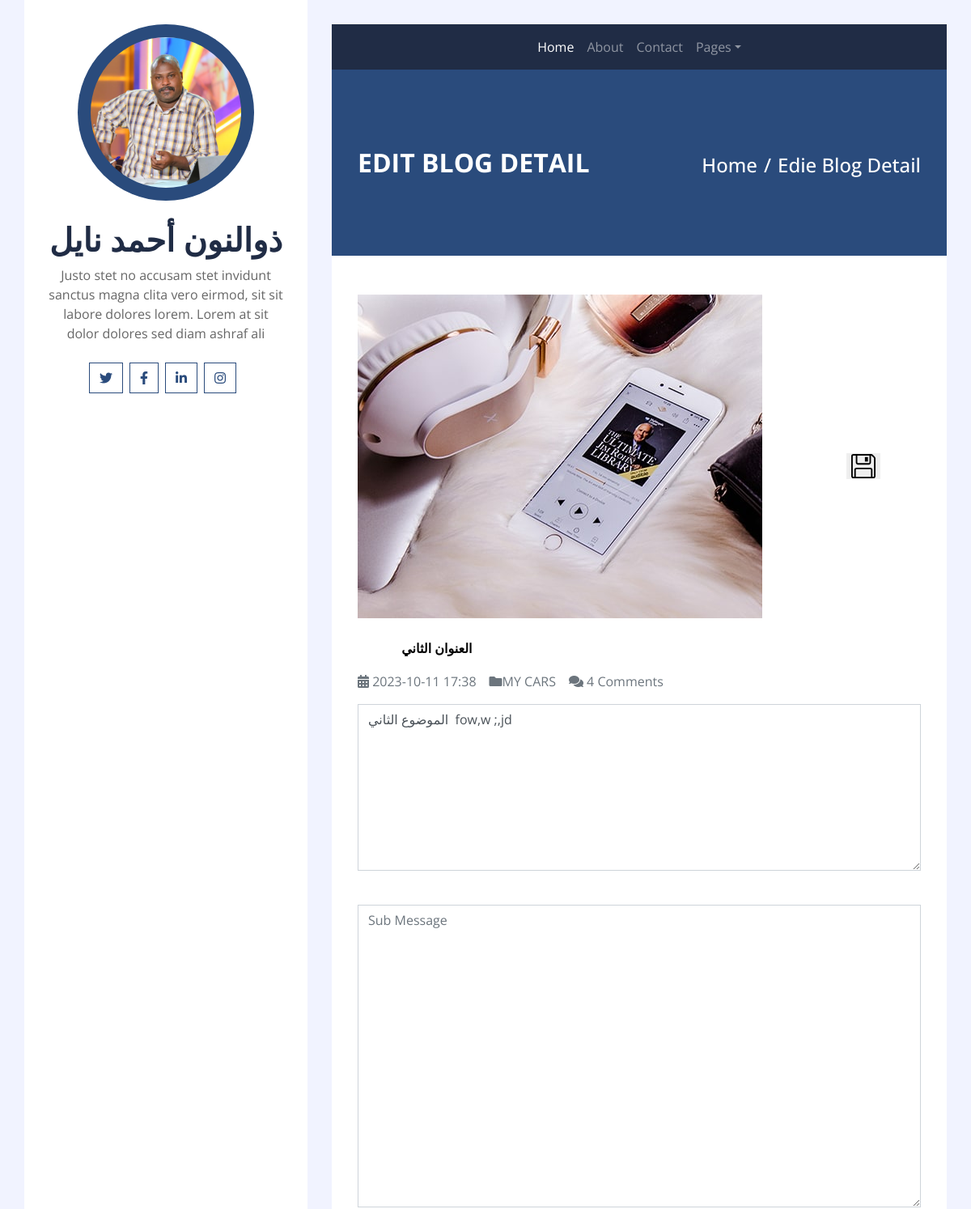
Page /edit.php?id=2 (upper part) on the earlier database version.
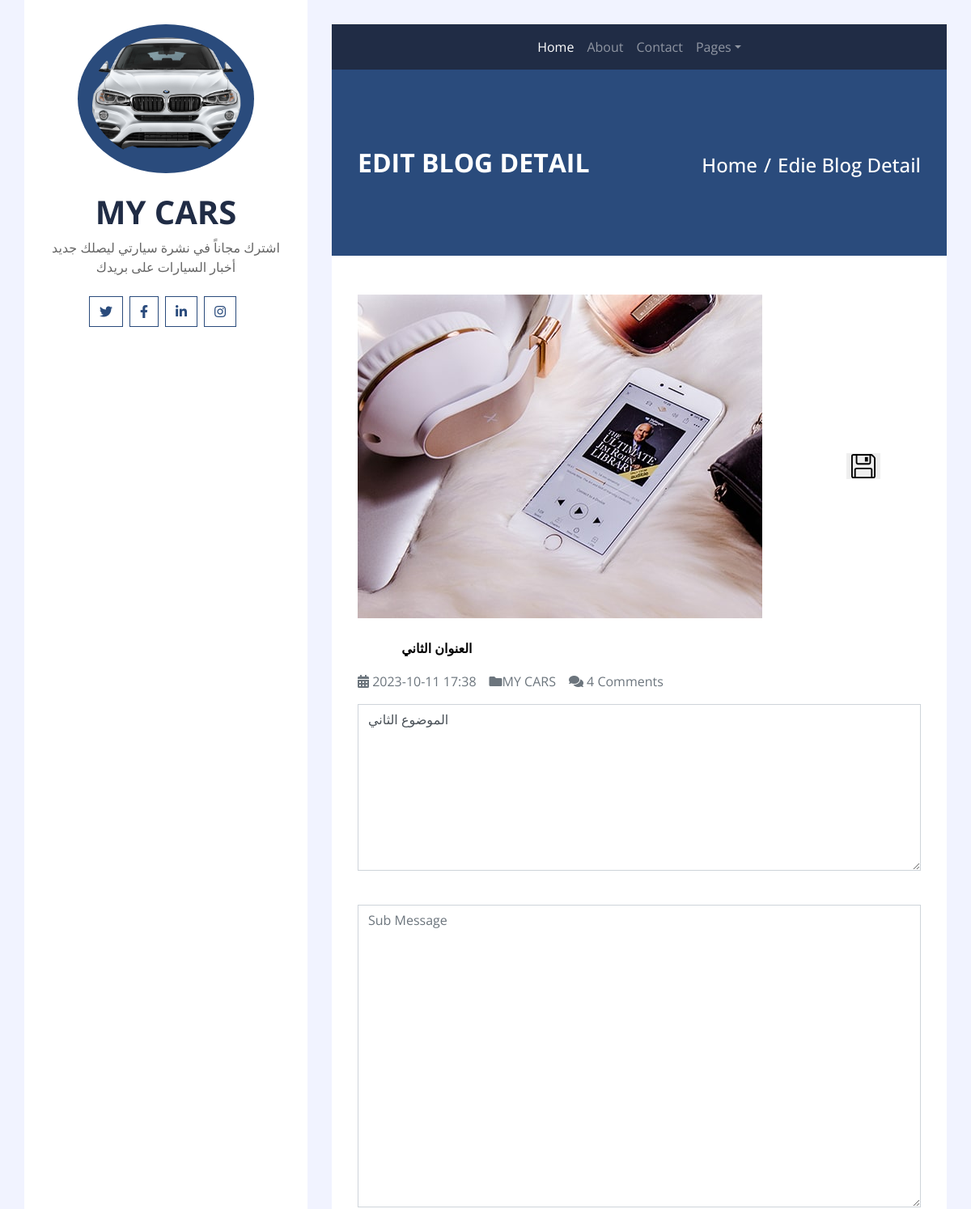
Same page on the later database version.
### tables this page shows
CREATE TABLE `user` (
  `id` int(11) NOT NULL,
  `userName` varchar(255) NOT NULL,
  `userImg` varchar(255) NOT NULL,
  `userBaio` varchar(255) NOT NULL,
  `twiiter` varchar(255) DEFAULT NULL,
  `facebook` varchar(255) DEFAULT NULL,
  `linkedin` varchar(255) DEFAULT NULL,
  `instgram` varchar(255) DEFAULT NULL,
  `address` varchar(255) DEFAULT NULL,
  `email` varchar(255) DEFAULT NULL,
  `phone` varchar(255) DEFAULT NULL,
  `password` varchar(255) DEFAULT NULL
);

CREATE TABLE `posts` (
  `postID` int(11) NOT NULL,
  `postImg` varchar(255) NOT NULL,
  `postCont` longtext NOT NULL,
  `subPostCont` longtext DEFAULT NULL,
  `postTitle` varchar(255) NOT NULL,
  `subTitle` varchar(255) DEFAULT NULL,
  `postTime` datetime NOT NULL DEFAULT current_timestamp()
);

### edit.php (the view, shortened to what the changed rows need)
<?php
include_once('header.php');
include_once('side.php');
include_once('nav.php');
$postID = $_GET['id'];
$sql = "SELECT * FROM `posts` where `posts`.`postID`= $postID";
$res = mysqli_query($conn, $sql);
if ($res->num_rows > 0) {
    while ($row = $res->fetch_assoc()) {
?>
        <div class="container py-5 px-2 bg-primary">
            <div class="row py-5 px-4">
                <div class="col-sm-6 text-center text-md-left">
                    <h2 class="mb-3 mb-md-0 text-white text-uppercase font-weight-bold">Edit Blog Detail</h2>
                </div>
                <div class="col-sm-6 text-center text-md-right">
                    <div class="d-inline-flex pt-2">
                        <h4 class="m-0 text-white"><a class="text-white" href="">Home</a></h4>
                        <h4 class="m-0 text-white px-2">/</h4>
                        <h4 class="m-0 text-white">Edie Blog Detail</h4>
                    </div>
                </div>
            </div>
        </div>
        <div class="container py-5 px-2 bg-white">
            <div class="row px-4">
                <div class="col-12">
                    <form action="" method="post">
                        <img class="img-fluid mb-4" src="img/<?php echo $row['postImg'] ?>" alt="Image">
                        <button name="edit" style="margin-left: 100px; border: none; "></button>
                        <input class="mb-3 font-weight-bold" name="subject" value="<?php echo $row['postTitle']; ?>"
                            style="border: none; text-align:center;"></input>
                        <div class="d-flex">
                            <p class="mr-3 text-muted"><i class="fa fa-calendar-alt"></i>
                                <?php
                                $str =  $row['postTime'];
                                $new_str = substr($str, 0, 16);
                                echo $new_str;
                                ?>
                            </p>
                            <p class="mr-3 text-muted"><i class="fa fa-folder"></i>MY CARS</p>
                            <?php
                            $sqlX = "SELECT COUNT(*) AS `x` FROM `comment` WHERE `comment`.`post_id` = $postID";
                            $resX = mysqli_query($conn, $sqlX);
                            if ($resX->num_rows > 0) {
                                while ($rowx = $resX->fetch_assoc()) {
                            ?>
                                    <p class="mr-3 text-muted"> <i class="fa fa-comments"></i> <?php echo $rowx['x']; ?> Comments</p>
                            <?php
                                }
                            }
                            ?>
                        </div>
                        <textarea class="form-control" rows="8" name="message" id="message" placeholder="Sub Message"
                            data-validation-required-message="Please enter your message"><?php echo $row['postCont']; ?></textarea>
                        <input class="mb-3 font-weight-bold" name="subTitle" style="border: none; text-align:center;"
                            value="<?php echo $row['subTitle']; ?>"></input>
                        <textarea class="form-control" rows="15" name="subPostCont" id="message" placeholder="Sub Message"
                            data-validation-required-message="Please enter your message"><?php echo $row['subPostCont']; ?></textarea>
                    </form>
                </div>
        <?php }
} ?>
            </div>
        </div>
        <?php
        include_once('footer.php');
        ?>

### side.php (shortened to what the changed rows need)
<?php
$servername = "sql12.freesqldatabase.com:3306";
$username = "sql12773468";
$password = "7mPPhBuEb2";
$dbname = "sql12773468";
$conn = new mysqli($servername, $username, $password, $dbname);
$sql = "SELECT * FROM `user`";
$res = mysqli_query($conn, $sql);
if ($res->num_rows > 0) {
    while ($row = $res->fetch_assoc()) {
?>
<body>
    <div class="wrapper">
        <div class="sidebar">
            <div class="sidebar-text d-flex flex-column h-100 justify-content-center text-center">
                <img class="mx-auto d-block w-75 bg-primary img-fluid rounded-circle mb-4 p-3"
                    src="img/<?php echo $row['userImg'] ?>" alt="Image">
                <h1 class="font-weight-bold"><?php echo $row['userName'] ?></h1>
                <p class="mb-4">
                    <?php echo $row['userBaio'] ?>
                </p>
                <div class="d-flex justify-content-center mb-5">
                    <a class="btn btn-outline-primary mr-2" href="<?php echo $row['twiiter'] ?>"><i
                            class="fab fa-twitter"></i></a>
                    <a class="btn btn-outline-primary mr-2" href="<?php echo $row['facebook'] ?>"><i
                            class="fab fa-facebook-f"></i></a>
                    <a class="btn btn-outline-primary mr-2" href="<?php echo $row['linkedin'] ?>"><i
                            class="fab fa-linkedin-in"></i></a>
                    <a class="btn btn-outline-primary mr-2" href="<?php echo $row['instgram'] ?>"><i
                            class="fab fa-instagram"></i></a>
                </div>
            </div>
        </div>
        <?php }
} ?>

Differences in the rows shown:
changed user: userImg: a different picture; userName "ذوالنون أحمد نايل" → "MY CARS"; userBaio "Justo stet no accusam stet invidunt sanctus magna clita vero eirmod, sit sit labore dolores lorem. Lorem at sit dolor dolores sed diam ashraf ali" → "اشترك مجاناً في نشرة سيارتي ليصلك جديد أخبار السيارات على بريدك"
changed posts "العنوان الثاني": message "الموضوع الثاني fow,w ;,jd" → "الموضوع الثاني"
